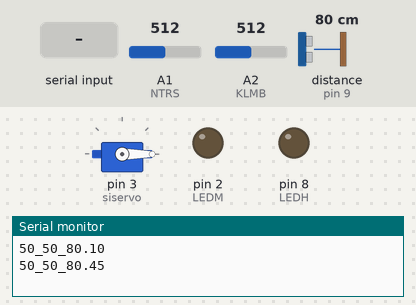
Simulated run of this sketch. Board: Arduino Uno, built with avr-gcc and run on an emulated ATmega328P. On the bench: servo, output pins drawn as LEDs (lit = HIGH), the last lines printed to the serial monitor. Wiring (inferred from the names in the program): ultrasonic range finder: trigger pin 10; echo pin 9. The inputs (shaded band) are chosen by the test bench; at power-on: A1 (NTRS) = 512, A2 (KLMB) = 512, distance to the obstacle (sensor on pin 9) 80 cm. The echo pulse lasts 58.3 µs per cm; pins used as bus, display or sensor lines are not drawn.

Above: at 1.2 s.
1.3 s: A1 (NTRS) set to 504
At 2.9 s:
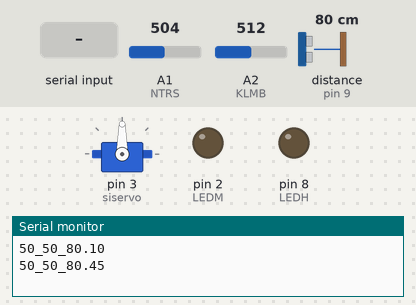
3.7 s: "open\n" received over Serial
At 8.1 s:
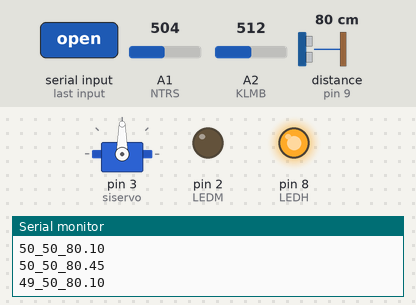
Timing chart, 0 to 9.6 s (numbered marks = the images above; inputs shaded):
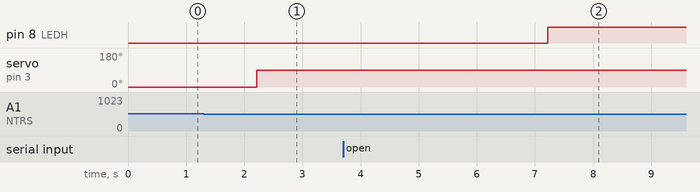

The sketch:

hidrophonic.ino
```cpp
#include "Servo.h"
#include "Nutrisi.h"
#include "LED.h"
#include "ULTRASONIC.h"
#include "Serial_Read.h"

int data;

void setup() {
  // put your setup code here, to run once:
siservo.attach(3);

pinMode(NTRS, INPUT);
pinMode(KLMB, INPUT);
pinMode(LEDM, OUTPUT);
pinMode(LEDH, OUTPUT);
pinMode(ECHO, INPUT);
pinMode(TRIG, OUTPUT);

Serial.begin(9600);

}

void loop() {
  // put your main code here, to run repeatedly:
Nutrisi();
Kelembapan();
ULTRASONIC();
Serial_Read();

 delay(100);
}

//------------------------------------------------------------------------------------------------------------------------------------------------------------------------------------------------

//------------------------------------------------------------------------------------------------------------------------------------------------------------------------------------------------

//------------------------------------------------------------------------------------------------------------------------------------------------------------------------------------------------

//-------------------------------------------------------------------------------------------------------------------------------------------------------------------------------------------------
```

LED.h
```cpp
#define LEDM 2
#define LEDH 8

void merah(){
  digitalWrite(LEDM, HIGH);
}
void hijau(){
  digitalWrite(LEDH, HIGH);
}
void merah_m(){
  digitalWrite(LEDM, LOW);
}
void hijau_m(){
  digitalWrite(LEDH, LOW);
}
```

Nutrisi.h
```cpp
#define NTRS A1
#define KLMB A2
int kelembapan;
int nutrisi;

void Nutrisi(){
   nutrisi=map(analogRead(NTRS),0,1023,0,100);
   if(nutrisi<50){
    SERVO();
   }else{
    SERVO_m();
   }
}
void Kelembapan(){
  kelembapan=map(analogRead(KLMB),0,1023,0,100);
}
```

Serial_Read.h
```cpp
void Serial_Read(){

    String data = String(nutrisi) +"_"+ String(kelembapan)+"_"+ String(jarak);
 Serial.println(data);

    String inputString = Serial.readStringUntil('\n');
    //inputString.trim();
  if (inputString == "buka"){
      SERVO();
     }
      if (inputString == "open"){
        hijau();
         }
       if (inputString == "close"){
        hijau_m();
         }
}
```

Servo.h
```cpp
#include <Servo.h>
Servo siservo;

void SERVO(){
  siservo.write(90);
  delay(5000);
}
void SERVO_m(){
  siservo.write(0);

}
```

ULTRASONIC.h
```cpp
const int TRIG = 10;
const int ECHO = 9;
float jarak, timer;
String range;

void ULTRASONIC(){
  digitalWrite(TRIG, LOW);
  delayMicroseconds(2);
  digitalWrite(TRIG, HIGH);
  delayMicroseconds(10);
  digitalWrite(TRIG, LOW);

  timer = pulseIn(ECHO, HIGH);
  jarak = timer/58;

  if (jarak>506){
   range = "jauh";
}else{
   range = "dekat";
}
}
```

Measured:
- the behaviour switches between 512 and 511 on A1 (NTRS) (found by bisection; images 0 and 1)
- after the input at 1.3 s, servo on pin 3 (siservo): 0° → 90° after 0.91 s
- after the input at 3.7 s, pin 8 (LEDH): LOW → HIGH after 3.5 s
